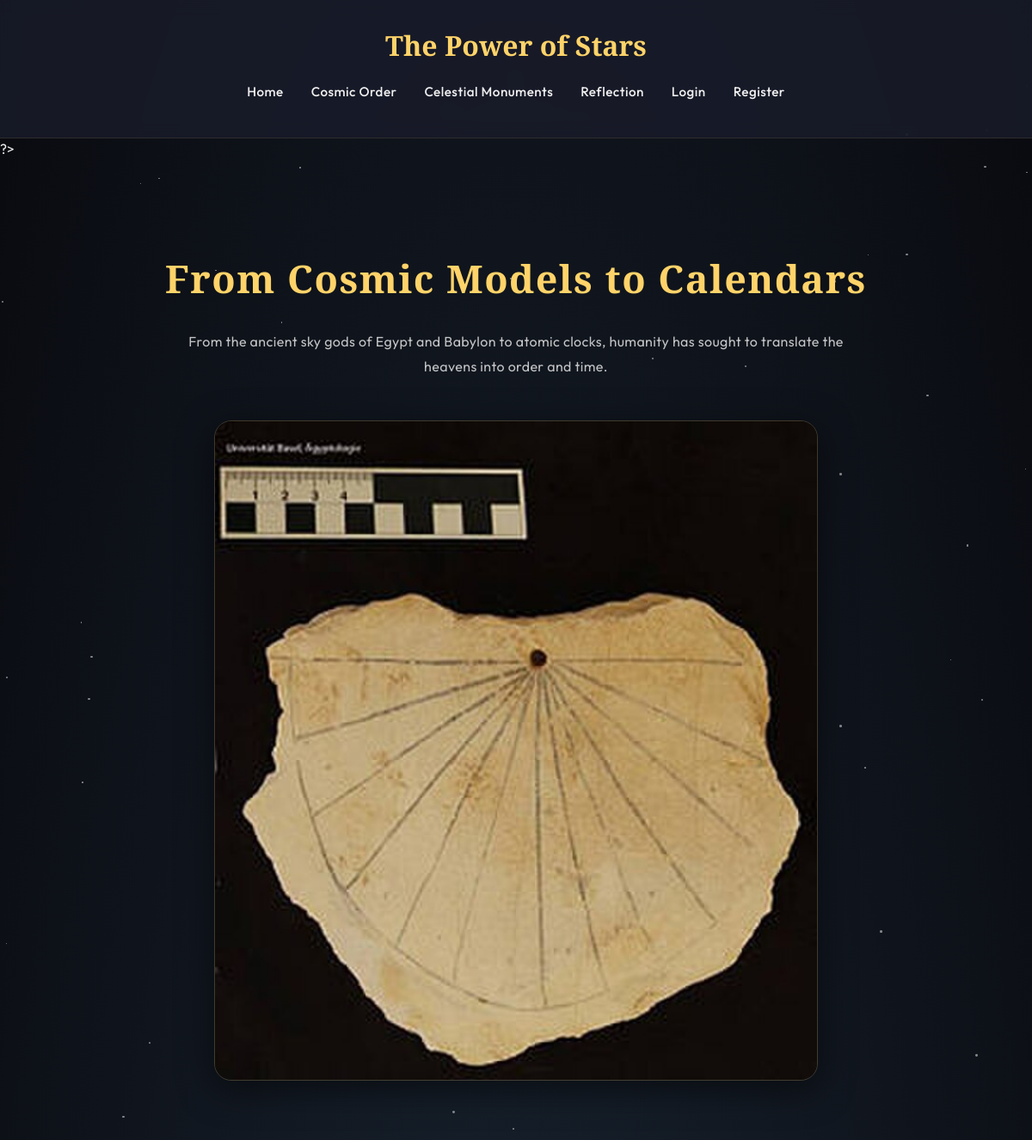
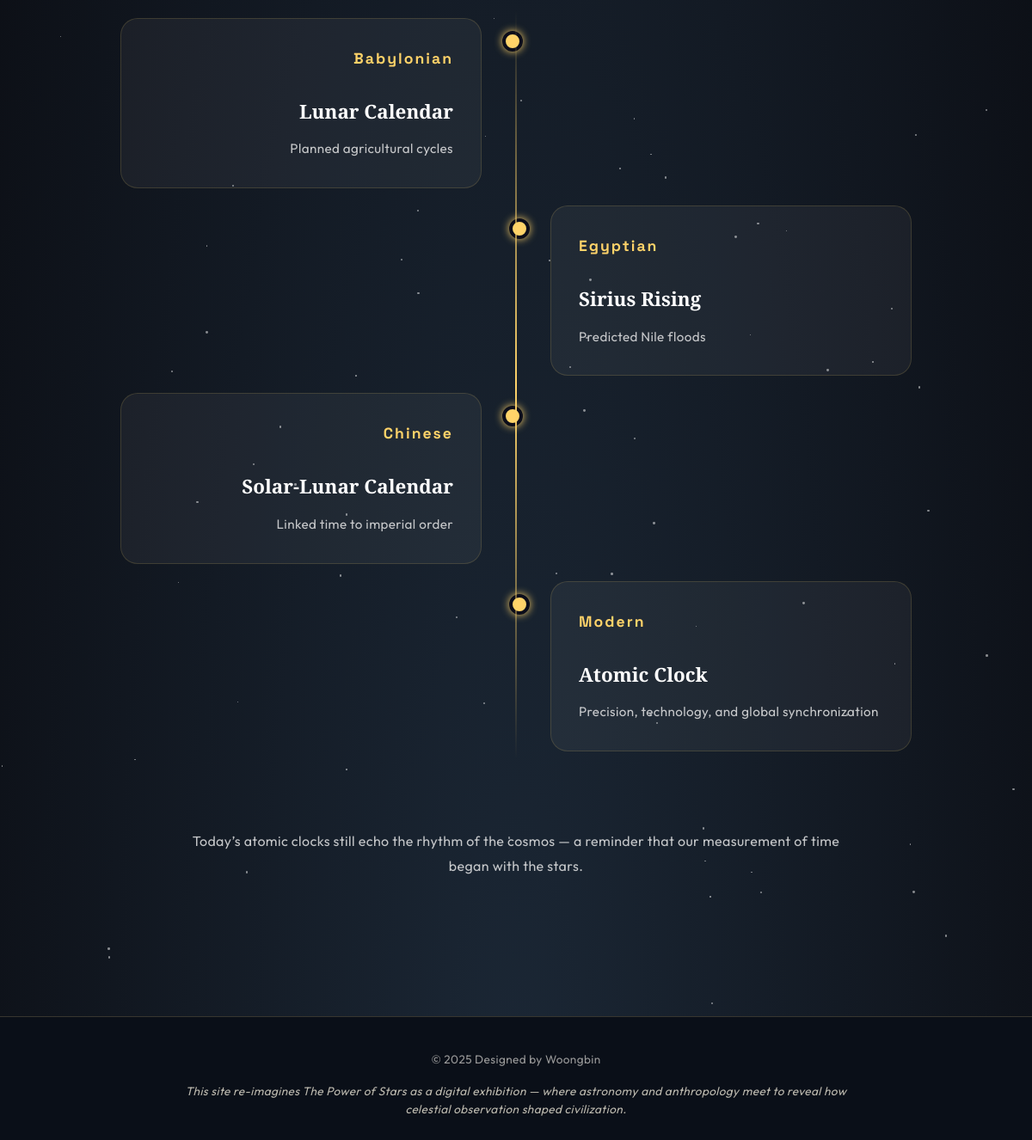
The app's page /timeline.php with its own data (2 pictures, top to bottom).
### tables this page shows
CREATE TABLE IF NOT EXISTS timeline_events (
    id INT AUTO_INCREMENT PRIMARY KEY,
    era VARCHAR(50) NOT NULL,
    discovery TEXT NOT NULL,
    impact TEXT NOT NULL,
    sort_order INT DEFAULT 0
);

### includes/auth_session.php (called while the page is built, shortened)
<?php
function isLoggedIn() {
    return isset($_SESSION['user_id']);
}
?>

### timeline.php (the view, shortened to what this page needs)
<?php
$extraCss = "css/timeline.css";
include 'includes/header.php';
require_once 'includes/db_connect.php';
try {
    $stmt = $pdo->query("SELECT era, discovery, impact FROM timeline_events ORDER BY sort_order ASC");
    $events = $stmt->fetchAll();
} catch (PDOException $e) {
    $events = [];
    error_log("Error fetching timeline events: " . $e->getMessage());
}
?>
  <main>
    <section id="timeline">
      <h2>From Cosmic Models to Calendars</h2>
      <p>
        From the ancient sky gods of Egypt and Babylon to atomic clocks,
        humanity has sought to translate the heavens into order and time.
      </p>
      <img src="images/timewheel.jpg" alt="Ancient timewheel" class="center-img">
      <div class="timeline-container">
        <?php if (!empty($events)): ?>
            <?php $i = 0; foreach ($events as $event): ?>
                <div class="timeline-item <?php echo ($i % 2 == 0) ? 'left' : 'right'; ?> fade-up" style="animation-delay: <?php echo ($i * 0.15); ?>s">
                    <div class="timeline-content">
                        <span class="era"><?php echo htmlspecialchars($event['era']); ?></span>
                        <h4><?php echo htmlspecialchars($event['discovery']); ?></h4>
                        <p><?php echo htmlspecialchars($event['impact']); ?></p>
                    </div>
                </div>
            <?php $i++; endforeach; ?>
        <?php else: ?>
            <p class="no-events">No events found in the database.</p>
        <?php endif; ?>
      </div>
      <p class="desc">
        Today’s atomic clocks still echo the rhythm of the cosmos — a reminder
        that our measurement of time began with the stars.
      </p>
    </section>
  </main>
<?php include 'includes/footer.php'; ?>

### includes/header.php (shortened to what this page needs)
<?php require_once __DIR__ . '/auth_session.php'; ?>
<!DOCTYPE html>
<html lang="en">
<head>
  <link rel="stylesheet" href="css/base.css?v=<?php echo time(); ?>">
  <link rel="stylesheet" href="css/index.css?v=<?php echo time(); ?>">
  <?php if (isset($extraCss)) echo '<link rel="stylesheet" href="' . $extraCss . '?v=' . time() . '">'; ?>
</head>
<body>
  <div id="starfield"></div>
  <header>
    <h1><a href="index.php">The Power of Stars</a></h1>
    <nav>
      <ul>
        <li><a href="index.php">Home</a></li>
        <li><a href="timeline.php">Cosmic Order</a></li>
        <li><a href="architecture.php">Celestial Monuments</a></li>
        <li><a href="reflection.php">Reflection</a></li>
        <?php if (isLoggedIn()): ?>
            <li><a href="feedback.php">Feedback</a></li>
            <li><a href="admin.php">Admin</a></li>
            <li><a href="logout.php">Logout</a></li>
        <?php else: ?>
            <li><a href="login.php">Login</a></li>
            <li><a href="register.php">Register</a></li>
        <?php endif; ?>
      </ul>
    </nav>
  </header>

### includes/footer.php (shortened to what this page needs)
  <footer>
    <p>© 2025 Designed by Woongbin</p>
    <p class="project-context">
      This site re-imagines <em>The Power of Stars</em> as a digital exhibition —
      where astronomy and anthropology meet to reveal how celestial observation
      shaped civilization.
    </p>
  </footer>
</body>
</html>

### css/base.css (style rules this page uses)
:root { --gold: #ffd369; --cream: #f0f0f0; --accent: #999; --bg-dark: #0b0d1a; --bg-nebula: radial-gradient(circle at 50% 50%, #1a1c2b 0%, #0b0d1a 100%); --bg-card: rgba(255, 255, 255, 0.05); --font-main: 'Outfit', sans-serif; --font-heading: 'Cinzel Decorative', serif; --font-mono: 'Space Grotesk', sans-serif; }
body { background: var(--bg-nebula); background-size: 200% 200%; animation: nebulaPulse 15s ease-in-out infinite; color: var(--cream); font-family: var(--font-main); margin: 0; line-height: 1.6; overflow-x: hidden; }
header { background-color: rgba(26, 28, 43, 0.8); backdrop-filter: blur(10px); text-align: center; padding: 1.5rem 0; position: sticky; top: 0; z-index: 100; border-bottom: 1px solid rgba(255, 211, 105, 0.1); }
h1 { margin: 0.2rem; font-family: var(--font-heading); }
h1 a { color: var(--gold); text-decoration: none; transition: text-shadow 0.3s ease; }
h2, h3 { font-family: var(--font-heading); color: var(--gold); letter-spacing: 1.5px; text-align: center; }
h2 { font-size: 2.2rem; margin-bottom: 2rem; }
nav ul { list-style: none; padding: 0; display: flex; justify-content: center; gap: 2rem; margin-top: 1rem; }
nav a { color: var(--cream); text-decoration: none; font-weight: 500; font-size: 0.95rem; letter-spacing: 0.5px; transition: all 0.3s ease; }
footer { text-align: center; color: #ccc; padding: 3rem 1rem; font-size: 0.9rem; background: rgba(17, 17, 17, 0.8); backdrop-filter: blur(5px); margin-top: 4rem; border-top: 1px solid rgba(255, 255, 255, 0.05); }
footer .project-context { margin-top: 1rem; font-style: italic; color: #999; max-width: 600px; margin-left: auto; margin-right: auto; line-height: 1.8; }
p { line-height: 1.8; letter-spacing: 0.4px; }
.fade-up { opacity: 0; animation: fadeUp 1s cubic-bezier(0.16, 1, 0.3, 1) forwards; }
#starfield { position: fixed; top: 0; left: 0; width: 100%; height: 100%; pointer-events: none; z-index: -2; background: radial-gradient(ellipse at bottom, #1B2735 0%, #090A0F 100%); overflow: hidden; }

### css/index.css (style rules this page uses)
footer { text-align: center; border-top: 1px solid rgba(240,210,138,0.2); padding: 1.5rem 1rem; font-size: 0.85rem; color: var(--accent); background: #0a0f18; }
footer .project-context { font-style: italic; color: rgba(233,228,213,0.8); max-width: 800px; margin: 0.5rem auto 0; line-height: 1.6; }

### css/timeline.css (style rules this page uses)
#timeline { padding: 4rem 1.5rem; max-width: 1200px; margin: 0 auto; }
#timeline h2 { font-family: var(--font-heading); font-size: 2.8rem; color: var(--gold); text-align: center; margin-bottom: 1.5rem; }
#timeline p { text-align: center; max-width: 800px; margin: 0 auto 2rem; color: var(--cream); opacity: 0.8; }
.center-img { display: block; margin: 3rem auto; max-width: 700px; width: 80%; border-radius: 20px; border: 1px solid rgba(255, 211, 105, 0.2); box-shadow: 0 10px 40px rgba(0, 0, 0, 0.5); }
.timeline-container { position: relative; max-width: 1000px; margin: 5rem auto; overflow: hidden; }
.timeline-container::after { content: ''; position: absolute; width: 2px; background: linear-gradient(to bottom, transparent, var(--gold), transparent); top: 0; bottom: 0; left: 50%; margin-left: -1px; }
.timeline-item { padding: 10px 40px; position: relative; background: inherit; width: 50%; box-sizing: border-box; }
.timeline-item::after { content: ''; position: absolute; width: 16px; height: 16px; right: -8px; background-color: var(--gold); border: 4px solid var(--bg-dark); top: 25px; border-radius: 50%; z-index: 10; box-shadow: 0 0 10px var(--gold); }
.left { left: 0; text-align: right; }
.right { left: 50%; text-align: left; }
.right::after { left: -8px; }
.timeline-content { padding: 2rem; background: var(--bg-card); backdrop-filter: blur(12px); border: 1px solid rgba(255, 211, 105, 0.15); position: relative; border-radius: 20px; transition: all 0.4s ease; }
.era { display: block; font-family: var(--font-mono); font-weight: 700; color: var(--gold); letter-spacing: 2px; margin-bottom: 0.5rem; font-size: 1.1rem; }
.timeline-content h4 { font-family: var(--font-heading); font-size: 1.4rem; margin-bottom: 0.8rem; color: #fff; }
.timeline-content p { text-align: inherit !important; margin: 0 !important; font-size: 0.95rem; line-height: 1.7; }

### records on screen
timeline_events: era "Babylonian", discovery "Lunar Calendar", impact "Planned agricultural cycles"
timeline_events: era "Egyptian", discovery "Sirius Rising", impact "Predicted Nile floods"
timeline_events: era "Chinese", discovery "Solar-Lunar Calendar", impact "Linked time to imperial order"
timeline_events: era "Modern", discovery "Atomic Clock", impact "Precision, technology, and global synchronization"
